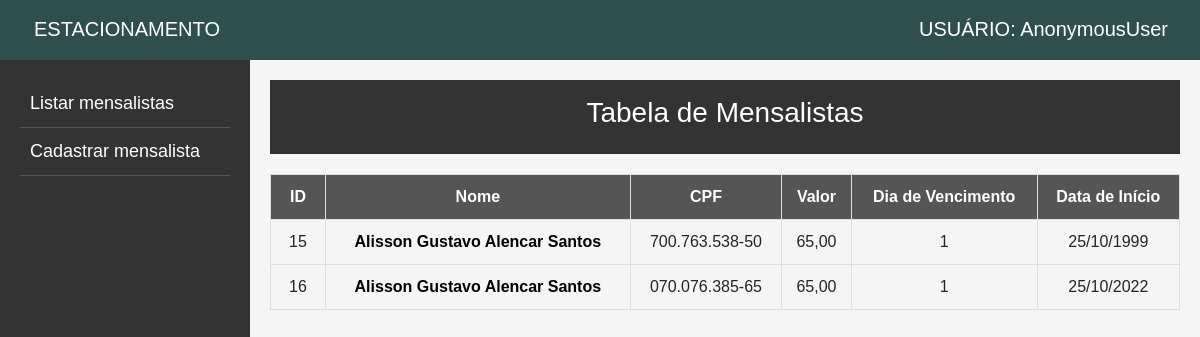
The app's page /order_by_vencimento, older data.
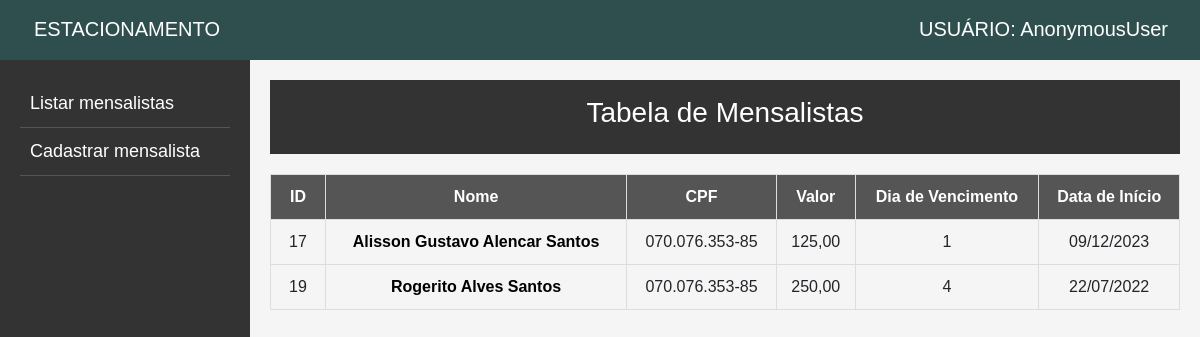
The same page, newer data.
### app_estacionamento/models.py (models this page shows, shortened)
class Mensalista(models.Model):
    id = models.AutoField(primary_key=True)
    nome = models.CharField('Nome *', max_length=50)
    cpf = models.CharField('CPF *', max_length=14)
    valor = models.DecimalField('Valor *', max_digits=8, decimal_places=2)
    data_inicial = models.DateField('Data de início *')
    dia_vencimento = models.IntegerField('Dia de vencimento *')
    cep = models.CharField('CEP', max_length=9, blank=True)
    endereco = models.CharField('Endereço', max_length=255)
    bairro = models.CharField('Bairro', max_length=255)
    cidade = models.CharField('Cidade', max_length=255)
    uf = models.CharField('UF', max_length=2)
    obs = models.TextField('Observações', max_length=500, blank=True)

### app_estacionamento/views.py (the view)
# urls.py: path('order_by_vencimento', views.order_by_vencimento, name='order_by_vencimento'),
def order_by_vencimento(request):
    conteudo = {
        "mensalistas": Mensalista.objects.order_by('dia_vencimento')
    }
    return render(request, "index.html", conteudo)

### app_estacionamento/templates/index.html (shortened to what this page needs)
{% extends 'base.html' %}
{% block inicio %}
<center>
    <header>
        <h3>Tabela de Mensalistas</h3>
    </header>
    <table>
        <thead>
            <tr>
                <th scope="col" style="width: 55px;">ID</th>
                <th scope="col"><a href="{% url 'index' %}" style="color: white;">Nome</a></th>
                <th scope="col">CPF</th>
                <th scope="col">Valor</th>
                <th scope="col"><a href="{% url 'order_by_vencimento' %}" style="color: white;">Dia de Vencimento</a></th>
                <th scope="col">Data de Início</th>
            </tr>
        </thead>
        <tbody>
            {% for mensalista in mensalistas %}
            <tr>
                <td>{{ mensalista.id }}</td>
                <td><a href="{% url 'mensalista' mensalista.id %}" style="color: black;"><strong>{{ mensalista.nome|title }}</strong></a></td>
                <td>{{ mensalista.cpf }}</td>
                <td>{{ mensalista.valor }}</td>
                <td>{{ mensalista.dia_vencimento }}</td>
                <td>{{ mensalista.data_inicial|date:"d/m/Y" }}</td>
            </tr>
            {% endfor %}
        </tbody>
    </table>
</center>
{% endblock %}

Row changes from the older to the newer data that the page shows:
removed Mensalista: id "15", nome "Alisson Gustavo Alencar Santos", cpf "700.763.538-50", valor "65,00", dia_vencimento "1", data_inicial "25/10/1999"
removed Mensalista: id "16", nome "Alisson Gustavo Alencar Santos", cpf "070.076.385-65", valor "65,00", dia_vencimento "1", data_inicial "25/10/2022"
added Mensalista: id "17", nome "Alisson Gustavo Alencar Santos", cpf "070.076.353-85", valor "125,00", dia_vencimento "1", data_inicial "09/12/2023"
added Mensalista: id "19", nome "Rogerito Alves Santos", cpf "070.076.353-85", valor "250,00", dia_vencimento "4", data_inicial "22/07/2022"
